Frame 1 (no input): blank canvas, image omitted
Frame 60 (the mouse pressed at the canvas centre just before this capture): blank canvas, image omitted
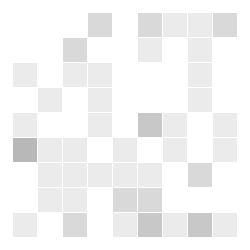
Frame 120 (the mouse held since frame 60 and released just before this capture)

The Processing sketch whose frames 1 and 60 were blank and that drew this single picture after the mouse press (run headless with seeded random() and noise(); from frame 60 on, the mouse is pressed at the canvas centre):

// Processing sketch: processing_67935
// ── processing_67935.pde

void setup() {
  size(250,250);
  noStroke();
  frameRate(10);
  background(255);
}

void draw() {
  if (mouseX > 13 && mouseX < 237 && mouseY > 13 && mouseY < 237) {
    blackdraw();
  } else {
    whitedraw();
  }
}

void blackdraw() {
  for (int i=0; i<1; i++) {
    int x = int(random(1,10));
    int y = int(random(1,10));
    fill(0,20);
    rectMode(CENTER);
    rect(x*25, y*25, 24, 24);
  }
}

void whitedraw() {
  for (int i=0; i<1; i++) {
    int x = int(random(1,10));
    int y = int(random(1,10));
    fill(255,126);
    rectMode(CENTER);
    rect(x*25, y*25, 24, 24);
  }
}
